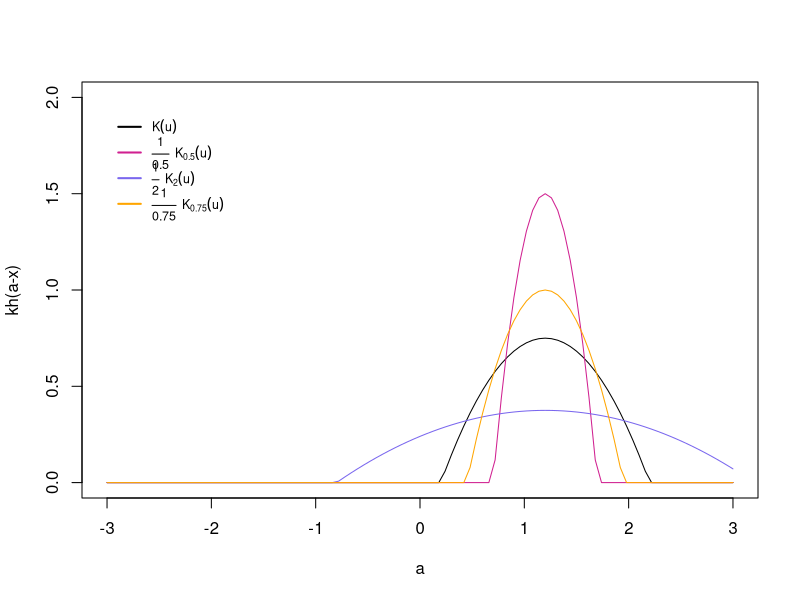
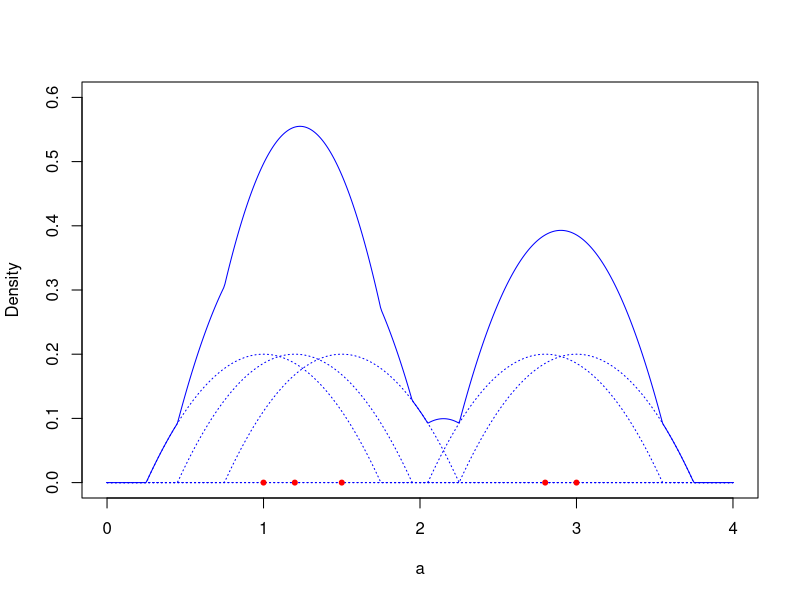

Recreate these plots in R, in order.
#3a
#function that accepts a required arg and 2 optional arguments
epanechnikov  <- function(a,x=0,h=1) {
  # calculate u 
   u <- abs((x - a)/h)
   #calculate kernal estimator
   k <- 3/4 *(1-u^2)
   #Indicator function
   I <- ifelse(u < 1 , 1 ,0)
   # Epanechnikov kernel 
   1/h * k * I
}

#3b
x <- c(0,0,0,1)

#draw curve for h =1
curve(epanechnikov(1.2,x,h=1), xlim=c(-3,3),ylim=c(0,2),ylab="kh(a-x)",xlab="a")

#draw curve for h = 0.5
curve(epanechnikov(1.2,x,h=0.5), from=-3,to = 3,add=TRUE,col="violetred")

#draw curve for h = 2
curve(epanechnikov(1.2,x,h=2), xlim=c(-3,3),ylim=c(0,2),add=TRUE, col="slateblue2")

#draw curve for h = 0.75
curve(epanechnikov(1.2,x,h=0.75), xlim=c(-3,3),ylim=c(0,2),add=TRUE, col="orange")

#Adding the expressions for legend
expr1 <- expression(K(u))
expr2 <- expression(over(1, 0.5) ~~ K[0.5](u))
expr3 <- expression(over(1, 2) ~~ K[2](u))
expr4 <- expression(over(1, 0.75)~~ K[0.75](u))

legend(-3, 2, legend = c(expr1, expr2,expr3,expr4),
       bty = "n", y.intersp = 0.5,cex=0.75,
       col = c("black","violetred", "slateblue2","orange"),
       lwd=c(2,2),lty=c(1,1))





##########3c Vectorized#######################
x = c(1,1.2,1.5,2.8,3)
h=0.75
aj = seq.int(0,4,length.out = 500)
n=length(x)
laj <- as.list(aj)
final.aj <- lapply(laj, function(a) (1/n) * epanechnikov(a,x,h))
sand.piles <- matrix(unlist(final.aj),nrow=500,ncol=5, byrow=TRUE)
#plot

plot(aj,type="n",xlim = c(0, 4), ylim = c(0, 0.6),xlab="a",ylab="Density")
apply(sand.piles, 2, function(y) lines(aj , y ,col="blue",lty=3, xlim = c(0, 4), ylim = c(0, 0.6)))
points(x,y=c(0,0,0,0,0),col="red",pch=20)


#3d
piled.sand <- apply(sand.piles,1, sum)
lines(aj,piled.sand,type="l",col="blue",xlab="a",ylab="density")


